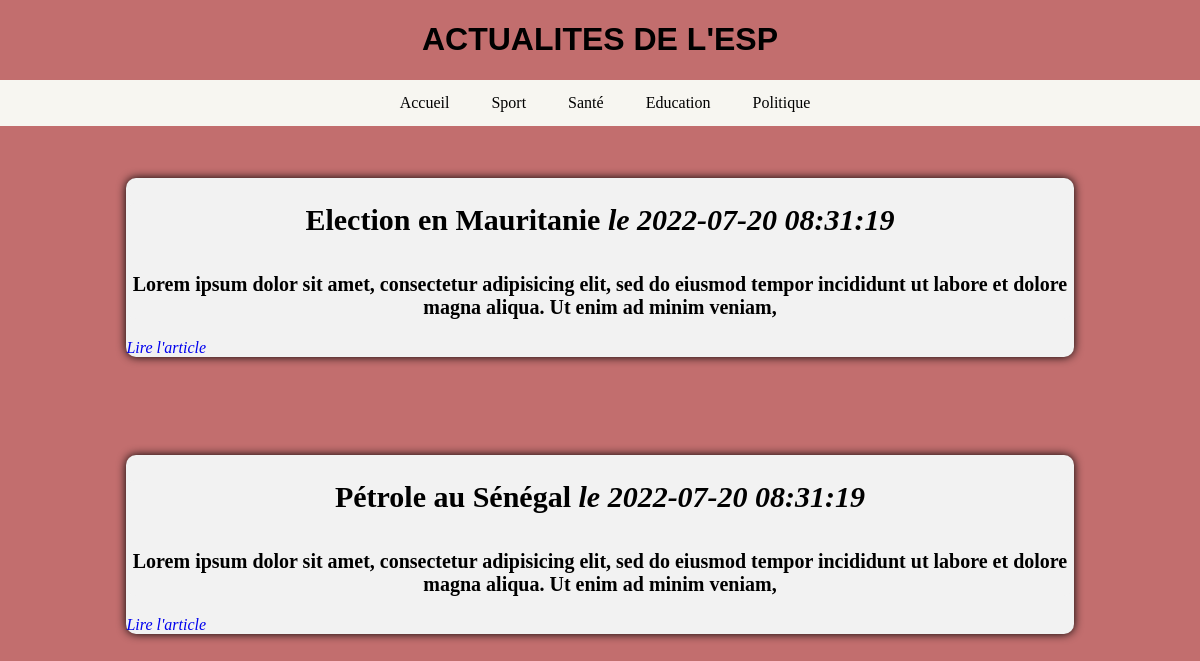
/index.php?cat=4, run on the app's committed database.
### tables this page shows
CREATE TABLE categorie(
	id int primary key auto_increment,
	libelle varchar(20)
);

CREATE TABLE article(
	id int primary key auto_increment,
	titre varchar(255),
	contenu text,
	dateCreation datetime DEFAULT NOW(),
	dateModification datetime DEFAULT NOW(),
	categorie int
);

### Controller/CategorieController.php (called while the page is built)
<?php
    require_once('Model/Article.php');
    function categorie(int $id) {
        $cat=$_GET["cat"];
        $categories=getCategories();
        $categorie = getCategorie($id);
        $articles = getArticles($cat);
        require('View/home.php');
    }
?>

### Model/Article.php (called while the page is built, shortened)
<?php
function dbConnect()
{
	try {
		$database = new PDO('mysql:host=localhost;dbname=miabd_news;charset=utf8', 'root', '');
		return $database;
	} catch (Exception $e) {
		die('Erreur : ' . $e->getMessage());
	}
}
function getArticles($cat = "")
{
	$database = dbConnect();
	if (strlen($cat) > 0) {
		$statement = $database->query(
			"SELECT * FROM article where categorie=$cat  ORDER BY dateModification DESC"
		);
	} else {
		$statement = $database->query(
			"SELECT * FROM article  ORDER BY dateModification DESC"
		);
	}
	$articles = [];
	while (($row = $statement->fetch())) {
		$article = [
			'id' => $row['id'],
			'titre' => $row['titre'],
			'dateCreation' => $row['dateCreation'],
			'dateModification' => $row['dateModification'],
			'contenu' => $row['contenu'],
			'categorie' => $row['categorie'],
		];
		$articles[] = $article;
	}
	return $articles;
}
function getCategories()
{
	$database = dbConnect();
	$statement = $database->query(
		"SELECT * FROM categorie"
	);
	$categories = [];
	while (($row = $statement->fetch())) {
		$categorie = [
			'id' => $row['id'],
			'libelle' => $row['libelle'],
		];
		$categories[] = $categorie;
	}
	return $categories;
}
function getCategorie($id)
{
	$database = dbConnect();
	$statement = $database->query(
		"SELECT * FROM article where categorie= $id ORDER BY dateModification DESC"
	);
}

### View/home.php (the view, shortened to what this page needs)
<!DOCTYPE html>
<html>
<head>
    <link href="./View/style2.css" rel="stylesheet" />
</head>
<body>
    <h1>ACTUALITES DE L'ESP</h1>
    <div class="container">
        <div class="nav">
            <ul>
                <li><a href="index.php">Accueil</a></li>
                <?php
                foreach ($categories as $categorie) {
                ?>
                    <li><a href="index.php?cat=<?php echo htmlspecialchars($categorie['id']) ?>"><?php echo htmlspecialchars($categorie['libelle']) ?></a></li>
                <?php } ?>
            </ul>
        </div>
    </div>
    <?php
    if (isset($articles)) {
        foreach ($articles as $article) {
    ?>
            <div class="card-container">
                <div class="card">
                    <div class=" card-wrapper">
                        <div class="card-title">
                            <h2>
                                <?php echo htmlspecialchars($article['titre']); ?>
                                <em>le <?php echo $article['dateCreation']; ?></em>
                            </h2>
                        </div>
                        <div class="card-content">
                            <p><?php echo nl2br(htmlspecialchars(substr($article['contenu'], 0, 150))); ?></p>
                        </div>
                        <em><a href="index.php?id=<?= urlencode($article['id']) ?>">Lire l'article</a></em>
                    </div>
                </div>
            </div>
        <?php
        }
    }
    ?>
</body>
</html>

### View/style2.css (style rules this page uses)
body { background-color: #c26e6e; }
ul { list-style-type: none; margin: 0; padding: 0; }
.nav li { float: left; margin-left: 10px; }
.nav { display: flex; justify-content: center; }
.nav li a { display: flex; color: black; text-align: center; padding: 14px 16px; }
a { text-decoration: none; }
.container { position: absolute; text-align: center; color: white; background-color: #f7f6f1; width: 100%; left: 0; margin: 0 0 0 0; }
h1 { font-family: "Gill Sans", "Gill Sans MT", Calibri, "Trebuchet MS", sans-serif; text-align: center; }
.card-container { display: flex; align-items: center; gap: 14px; flex-direction: column; }
.card { width: 80%; background-color: #f2f2f2; border-radius: 10px; box-shadow: 0px 0px 10px #000000; margin-top: 98px; }
.card-title { background-color: #f2f2f2; border-radius: 10px 10px 0px 0px; height: 50px; width: 100%; text-align: center; font-size: 20px; font-weight: bold; color: #000000; }
.card-content { background-color: #f2f2f2; border-radius: 0px 0px 10px 10px; height: 100%; width: 100%; text-align: center; font-size: 20px; font-weight: bold; color: #000000; }

### data on the page
categorie: libelle "Sport"
categorie: libelle "Santé"
categorie: libelle "Education"
categorie: libelle "Politique"
article: titre "Election en Mauritanie", dateCreation "2022-07-20 08:31:19", contenu "Lorem ipsum dolor sit amet, consectetur adipisicing elit, sed do eiusmod tempor incididunt ut labore et dolore magna aliqua. Ut enim ad minim veniam,"
article: titre "Pétrole au Sénégal", dateCreation "2022-07-20 08:31:19", contenu "Lorem ipsum dolor sit amet, consectetur adipisicing elit, sed do eiusmod tempor incididunt ut labore et dolore magna aliqua. Ut enim ad minim veniam,"
